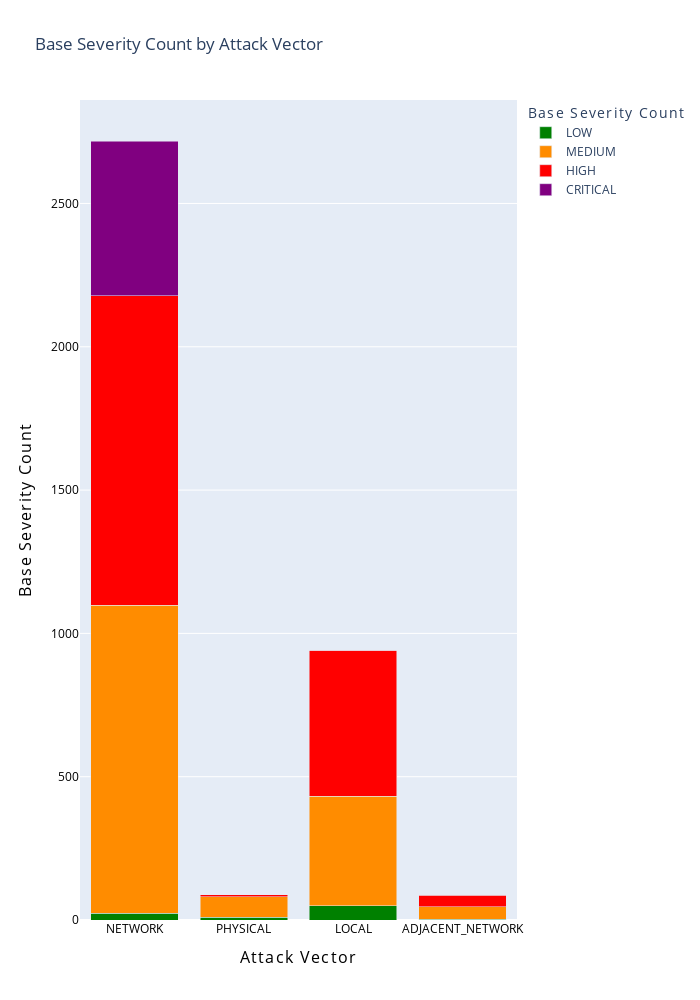

The notebook cell this image was saved under:
### Code cell
options = {
    'xAxisLabel': "<span style='letter-spacing: 1.3px;'>Attack Vector</span>",
    'yAxisLabel': "<span style='letter-spacing: 1.3px;'>Base Severity Count</span>",
    'width': 700,
    'height': 1000,
    'title': "Base Severity Count by Attack Vector",
    'format': "",
    'font_size': 16,
    'font_color': "black",
    'value_color': "black",
    'value_size': 12
}
dt_analyzer.show_correlation_stacked_bar_chart(processed_df, "attackVector", "baseSeverity", options)

### Figure 1 — Plotly figure (JSON) as saved in the notebook; plotly's stock layout.template omitted (floating-point values rounded to 4 significant figures)
{"data": [{"alignmentgroup": "True", "hovertemplate": "<span style='letter-spacing: 1.3px;'>Base Severity Count</span>=%{y}<br><span style='letter-spacing: 1.3px;'>Attack Vector</span>=%{x}<extra></extra>", "legendgroup": "LOW", "marker": {"color": "green", "pattern": {"shape": ""}}, "name": "LOW", "offsetgroup": "LOW", "orientation": "v", "showlegend": true, "textposition": "auto", "type": "bar", "x": ["NETWORK", "PHYSICAL", "LOCAL", "ADJACENT_NETWORK"], "xaxis": "x", "y": [23, 9, 50, 2], "yaxis": "y"}, {"alignmentgroup": "True", "hovertemplate": "<span style='letter-spacing: 1.3px;'>Base Severity Count</span>=%{y}<br><span style='letter-spacing: 1.3px;'>Attack Vector</span>=%{x}<extra></extra>", "legendgroup": "MEDIUM", "marker": {"color": "darkorange", "pattern": {"shape": ""}}, "name": "MEDIUM", "offsetgroup": "MEDIUM", "orientation": "v", "showlegend": true, "textposition": "auto", "type": "bar", "x": ["PHYSICAL", "NETWORK", "LOCAL", "ADJACENT_NETWORK"], "xaxis": "x", "y": [72, 1076, 382, 44], "yaxis": "y"}, {"alignmentgroup": "True", "hovertemplate": "<span style='letter-spacing: 1.3px;'>Base Severity Count</span>=%{y}<br><span style='letter-spacing: 1.3px;'>Attack Vector</span>=%{x}<extra></extra>", "legendgroup": "HIGH", "marker": {"color": "red", "pattern": {"shape": ""}}, "name": "HIGH", "offsetgroup": "HIGH", "orientation": "v", "showlegend": true, "textposition": "auto", "type": "bar", "x": ["LOCAL", "ADJACENT_NETWORK", "NETWORK", "PHYSICAL"], "xaxis": "x", "y": [509, 41, 1079, 7], "yaxis": "y"}, {"alignmentgroup": "True", "hovertemplate": "<span style='letter-spacing: 1.3px;'>Base Severity Count</span>=%{y}<br><span style='letter-spacing: 1.3px;'>Attack Vector</span>=%{x}<extra></extra>", "legendgroup": "CRITICAL", "marker": {"color": "purple", "pattern": {"shape": ""}}, "name": "CRITICAL", "offsetgroup": "CRITICAL", "orientation": "v", "showlegend": true, "textposition": "auto", "type": "bar", "x": ["ADJACENT_NETWORK", "NETWORK", "LOCAL"], "xaxis": "x", "y": [1, 540, 1], "yaxis": "y"}], "layout": {"barmode": "stack", "height": 1000, "legend": {"title": {"text": "<span style='letter-spacing: 1.3px;'>Base Severity Count</span>"}, "tracegroupgap": 0}, "title": {"text": "Base Severity Count by Attack Vector"}, "width": 700, "xaxis": {"anchor": "y", "domain": [0, 1], "tickfont": {"color": "black", "size": 12}, "title": {"font": {"color": "black", "size": 16}, "text": "<span style='letter-spacing: 1.3px;'>Attack Vector</span>"}}, "yaxis": {"anchor": "x", "domain": [0, 1], "tickfont": {"color": "black", "size": 12}, "title": {"font": {"color": "black", "size": 16}, "text": "<span style='letter-spacing: 1.3px;'>Base Severity Count</span>"}}}}
